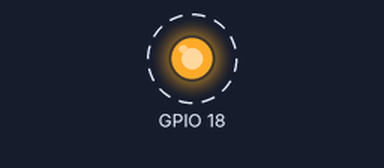
A program run on a simulated Raspberry Pi (BCM pin numbers). On the bench: output pins drawn as LEDs (lit = HIGH). Dashed ring = blinking.

Above: at 0.15 s.
Timing chart, 0 to 3.0 s (numbered marks = the images above):
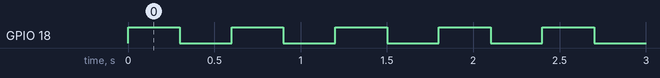

Measured:
- by itself, GPIO 18: alternates HIGH for 0.30 s and LOW for 0.30 s

The program:

Blink.py
```python
#Description: This is a program that turns LED on and off for every
#300 ms.
#importing the module
import RPi.GPIO as GPIO
import time

#disable the warning
GPIO.setwarnings(False)
#Pin numbering
GPIO.setmode(GPIO.BCM)
#set up the channel. configure pin 18 as output
GPIO.setup(18, GPIO.OUT)
try:
    while True:
        GPIO.output(18, True)
        time.sleep(0.3)
        GPIO.output(18, False)
        time.sleep(0.3)
finally:
        GPIO.cleanup()
```
